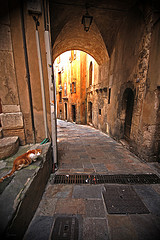
#> input picture ImageData/train/data/alley/0030_1091560018.jpg, 160 x 240 px; its folder holds only this picture in this run
$ python index_color_hist.py
#> lines starting #> are read from the running program, lines starting #| are printed output that depends on the picture; after the words box and inside, x2 and y2 are one past the last pixel; in counts of white or black regions, pixels touching at a corner belong together
### colorhist/colordescriptor.py
# import the necessary packages
import numpy as np
import cv2

class ColorDescriptor:
	def __init__(self, bins):
		# store the number of bins for the 3D histogram
#> further down, image is the input picture: shape (240, 160, 3); mean B, G, R 55.9, 72.2, 96.6
		self.bins = bins

	def describe(self, image):
		# convert the image to the HSV color space and initialize
		# the features used to quantify the image
		image = cv2.cvtColor(image, cv2.COLOR_BGR2HSV)
#> image: shape (240, 160, 3); mean H, S, V 22.5, 105.1, 96.8
		features = []

		# grab the dimensions and compute the center of the image
		(h, w) = image.shape[:2]
#> h = 240; w = 160
		(cX, cY) = (int(w * 0.5), int(h * 0.5))
#> cX = 80; cY = 120

		# divide the image into four rectangles/segments (top-left,
		# top-right, bottom-right, bottom-left)
		segments = [(0, cX, 0, cY), (cX, w, 0, cY), (cX, w, cY, h),
			(0, cX, cY, h)]

		# construct an elliptical mask representing the center of the
		# image
		(axesX, axesY) = (int(w * 0.75) / 2, int(h * 0.75) / 2)
#> axesX = 60; axesY = 90
		ellipMask = np.zeros(image.shape[:2], dtype = "uint8")
		cv2.ellipse(ellipMask, (cX, cY), (axesX, axesY), 0, 0, 360, 255, -1)
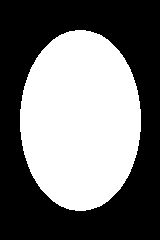
#> ellipMask: shape (240, 160); 44.8% white; 1 white region, box (x1, y1, x2, y2) and area: (20, 30, 141, 211) 17209

		# loop over the segments
		for (startX, endX, startY, endY) in segments:
			# construct a mask for each corner of the image, subtracting
			# the elliptical center from it
			cornerMask = np.zeros(image.shape[:2], dtype = "uint8")
			cv2.rectangle(cornerMask, (startX, startY), (endX, endY), 255, -1)
			cornerMask = cv2.subtract(cornerMask, ellipMask)

			# extract a color histogram from the image, then update the
			# feature vector
			hist = self.histogram(image, cornerMask)
			features.extend(hist)
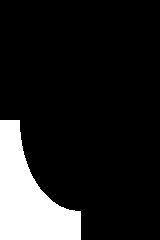
#> cornerMask: shape (240, 160); 13.9% white; 1 white region, box (x1, y1, x2, y2) and area: (0, 120, 81, 240) 5340
#> after the loop, features = 1152 values, max 0.737 at index 306, min 0 at index 1, mean 0.0119

		# extract a color histogram from the elliptical region and
		# update the feature vector
		hist = self.histogram(image, ellipMask)
#> hist = 288 values, max 0.492 at index 10, min 0 at index 58, mean 0.0167
		features.extend(hist)

		# return the feature vector
		return features

	def histogram(self, image, mask):
		# extract a 3D color histogram from the masked region of the
		# image, using the supplied number of bins per channel; then
		# normalize the histogram
		hist = cv2.calcHist([image], [0, 1, 2], mask, self.bins,
			[0, 180, 0, 256, 0, 256])
		hist = cv2.normalize(hist, hist).flatten()

		# return the histogram
		return hist

### colorhist/index_color_hist.py
# USAGE: python index.py --dataset dataset --index index.csv
from colordescriptor import ColorDescriptor
import argparse
import glob
import cv2
import cPickle as pickle


if __name__ == '__main__':
	# construct the argument parser and parse the arguments
	ap = argparse.ArgumentParser()
	ap.add_argument("-d", "--dataset", required = False, default='../ImageData/train/data/*/',
		help = "Path to the directory that contains the images to be indexed")
	ap.add_argument("-i", "--index", required = False, default='index_color_hist.txt',
		help = "Path to where the computed index will be stored")
	args = vars(ap.parse_args())

	# initialize the color descriptor
	cd = ColorDescriptor((8, 12, 3))


	dict_features = {}
	# use glob to grab the image paths and loop over them
	for imagePath in glob.glob(args["dataset"] + "/*.jpg"):
		# extract the image ID (i.e. the unique filename) from the image
		# path and load the image itself
		imageID = imagePath[imagePath.rfind("/") + 1:]
		image = cv2.imread(imagePath)

		# describe the image
		features = cd.describe(image)
#> features = 1440 values, max 0.737 at index 306, min 0 at index 1, mean 0.0129

		# write the features to file
		features = [str(f) for f in features]
#> features = 1440 items, first 6: '0.029536832', '0.0', '0.0', '0.009041887', '0.0006027925', '0.00241117'
		dict_features[imageID] = features
#> pass 2 of the loop `for imagePath in glob.glob(args["dataset"] + "/*.jpg"):`:
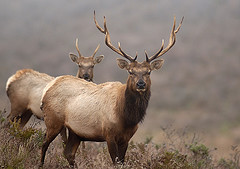
#> input picture ImageData/train/data/antlers/0020_386347744.jpg, 240 x 169 px
#> image is the input picture: shape (169, 240, 3); mean B, G, R 109.6, 120.3, 135.6
#> image: shape (169, 240, 3); mean H, S, V 25.7, 55.9, 135.7
#> in describe (call 2), `cv2.ellipse(ellipMask, (cX, cY), (axesX, axesY), 0, 0, 360, 255, -1)`:
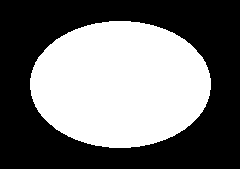
#> ellipMask: shape (169, 240); 44.5% white; 1 white region, box (x1, y1, x2, y2) and area: (30, 21, 211, 148) 18053
#> after the loop in describe (call 2), `for (startX, endX, startY, endY) in segments:`:
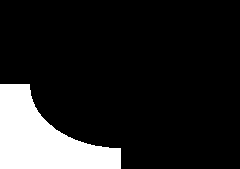
#> cornerMask: shape (169, 240); 14% white; 1 white region, box (x1, y1, x2, y2) and area: (0, 84, 121, 169) 5694
#> after the loop in describe (call 2), `for (startX, endX, startY, endY) in segments:`: features = 1152 values, max 0.778 at index 1, min 0 at index 0, mean 0.0077
#> in describe (call 2), `hist = self.histogram(image, ellipMask)`: hist = 288 values, max 0.739 at index 4, min 0 at index 23, mean 0.0101
#> `features = cd.describe(image)`: features = 1440 values, max 0.778 at index 1, min 0 at index 0, mean 0.00818
#> `features = [str(f) for f in features]`: features = 1440 items, first 6: '0.0', '0.77808017', '0.0010673254', '0.00035577512', '0.29066828', '0.005692402'
		# output.write("%s,%s\n" % (imageID, ",".join(features)))

	# open the output index file for writing
	output = open(args["index"], "w")
#> (the run stopped early here; a loop or call above may not have finished)
